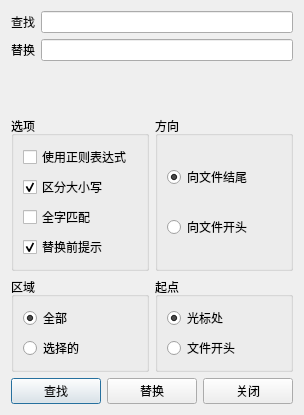
<?xml version="1.0" encoding="UTF-8"?>
<ui version="4.0">
 <class>FindReplace</class>
 <widget class="QDialog" name="FindReplace">
  <property name="geometry">
   <rect>
    <x>0</x>
    <y>0</y>
    <width>304</width>
    <height>415</height>
   </rect>
  </property>
  <property name="windowTitle">
   <string>Dialog</string>
  </property>
  <layout class="QVBoxLayout" name="verticalLayout">
   <item>
    <layout class="QFormLayout" name="formLayout">
     <item row="0" column="0">
      <widget class="QLabel" name="label">
       <property name="text">
        <string>查找</string>
       </property>
      </widget>
     </item>
     <item row="1" column="0">
      <widget class="QLabel" name="label_2">
       <property name="text">
        <string>替换</string>
       </property>
      </widget>
     </item>
     <item row="0" column="1">
      <widget class="QLineEdit" name="findPattern"/>
     </item>
     <item row="1" column="1">
      <widget class="QLineEdit" name="replacePattern"/>
     </item>
    </layout>
   </item>
   <item>
    <layout class="QGridLayout" name="gridLayout">
     <item row="0" column="0">
      <widget class="QGroupBox" name="groupBox">
       <property name="title">
        <string>选项</string>
       </property>
       <layout class="QVBoxLayout" name="verticalLayout_5">
        <item>
         <widget class="QCheckBox" name="useRegex">
          <property name="text">
           <string>使用正则表达式</string>
          </property>
         </widget>
        </item>
        <item>
         <widget class="QCheckBox" name="caseSensitive">
          <property name="text">
           <string>区分大小写</string>
          </property>
          <property name="checked">
           <bool>true</bool>
          </property>
         </widget>
        </item>
        <item>
         <widget class="QCheckBox" name="matchWord">
          <property name="text">
           <string>全字匹配</string>
          </property>
         </widget>
        </item>
        <item>
         <widget class="QCheckBox" name="notifyBeforeReplace">
          <property name="text">
           <string>替换前提示</string>
          </property>
          <property name="checked">
           <bool>true</bool>
          </property>
         </widget>
        </item>
       </layout>
      </widget>
     </item>
     <item row="0" column="1">
      <widget class="QGroupBox" name="groupBox_2">
       <property name="title">
        <string>方向</string>
       </property>
       <layout class="QVBoxLayout" name="verticalLayout_4">
        <item>
         <widget class="QRadioButton" name="toward">
          <property name="text">
           <string>向文件结尾</string>
          </property>
          <property name="checked">
           <bool>true</bool>
          </property>
         </widget>
        </item>
        <item>
         <widget class="QRadioButton" name="backward">
          <property name="text">
           <string>向文件开头</string>
          </property>
         </widget>
        </item>
       </layout>
      </widget>
     </item>
     <item row="1" column="1">
      <widget class="QGroupBox" name="groupBox_4">
       <property name="title">
        <string>起点</string>
       </property>
       <layout class="QVBoxLayout" name="verticalLayout_3">
        <item>
         <widget class="QRadioButton" name="startAtCursor">
          <property name="text">
           <string>光标处</string>
          </property>
          <property name="checked">
           <bool>true</bool>
          </property>
         </widget>
        </item>
        <item>
         <widget class="QRadioButton" name="startAtBegin">
          <property name="text">
           <string>文件开头</string>
          </property>
         </widget>
        </item>
       </layout>
      </widget>
     </item>
     <item row="1" column="0">
      <widget class="QGroupBox" name="groupBox_3">
       <property name="title">
        <string>区域</string>
       </property>
       <layout class="QVBoxLayout" name="verticalLayout_2">
        <item>
         <widget class="QRadioButton" name="searchAll">
          <property name="text">
           <string>全部</string>
          </property>
          <property name="checked">
           <bool>true</bool>
          </property>
         </widget>
        </item>
        <item>
         <widget class="QRadioButton" name="searchSelected">
          <property name="text">
           <string>选择的</string>
          </property>
         </widget>
        </item>
       </layout>
      </widget>
     </item>
    </layout>
   </item>
   <item>
    <layout class="QHBoxLayout" name="horizontalLayout">
     <item>
      <widget class="QPushButton" name="find">
       <property name="text">
        <string>查找</string>
       </property>
      </widget>
     </item>
     <item>
      <widget class="QPushButton" name="replace">
       <property name="text">
        <string>替换</string>
       </property>
      </widget>
     </item>
     <item>
      <widget class="QPushButton" name="close">
       <property name="text">
        <string>关闭</string>
       </property>
      </widget>
     </item>
    </layout>
   </item>
  </layout>
 </widget>
 <resources/>
 <connections/>
</ui>
